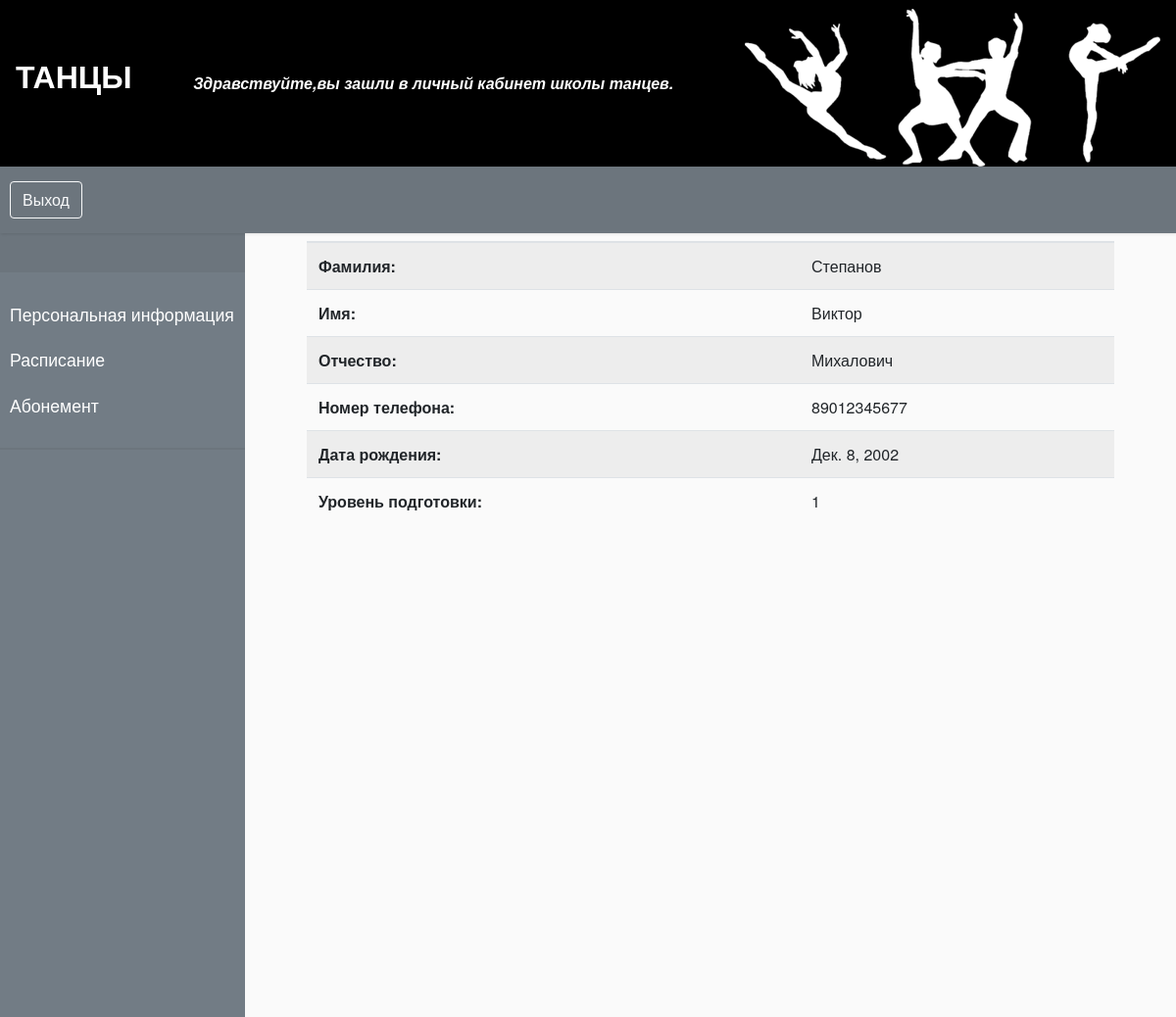
Screenshot of /student_account (signed in) with the database file from the repository.
### main1/models.py (models this page shows, shortened)
class Student(models.Model):
    surname = models.CharField('Фамилия', max_length=50)
    name = models.CharField('Имя', max_length=50)
    middle_name = models.CharField('Отчество', max_length=50)
    number = models.CharField('Номер телефона', max_length=11)
    date_of_birth = models.DateField('Дата рождения', default=timezone.now)
    skill_level = models.CharField('Уровень подготовки', max_length=1, choices=SKILL_TYPES)
    user_id = models.ForeignKey(User11, on_delete=models.CASCADE, db_column='Учетная запись')
    class Meta:
        verbose_name = 'Танцор'
        verbose_name_plural = 'Танцоры'
        ordering = ['surname']

### main1/views.py (the view)
# urls.py: path('student_account', StudentAcc_ListView.as_view(), name='student_account'),
class StudentAcc_ListView(View):
    def get(self, request):
        user = User11.objects.get(id=request.session["id_user"])
        user1=Student.objects.filter(user_id=user)
        context = {
            'user': user1
        }
        return render(request, 'Student/student_info.html', context=context)

### main1/templates/Student/student_info.html (shortened to what this page needs)
{% extends 'Student/StudentAcc.html' %}
{% block content %}
 {% for person in user %}
<div class="container">
     <table class="table table-striped">
  <tbody>
  <tbody>
    <tr>
      <th scope="row">Фамилия:</th>
      <td>{{person.surname}}</td>
    </tr>
    <tr>
      <th scope="row">Имя:</th>
      <td>{{person.name}}</td>
    </tr>
    <tr>
      <th scope="row">Отчество:</th>
      <td>{{person.middle_name}}</td>
    </tr>
   <tr>
      <th scope="row">Номер телефона:</th>
      <td>{{person.number}}</td>
    </tr>
  <tr>
      <th scope="row">Дата рождения:</th>
      <td>{{person.date_of_birth}}</td>
    </tr>
  <tr>
      <th scope="row">Уровень подготовки:</th>
      <td>{{person.skill_level}}</td>
    </tr>
  </tbody>
</table>
</div>
  {% endfor %}
{% endblock  %}

### main1/static/css/BaseAccUser.css (style rules this page uses)
body { font-family: "HelveticaNeue-Light", "Helvetica Neue Light", "Helvetica Neue","Lucida Grande", sans-serif; margin: 0; background: #fafafa; }

### rows the page displays
Student: surname "Степанов", name "Виктор", middle_name "Михалович", number "89012345677", date_of_birth "Дек. 8, 2002", skill_level "1"
